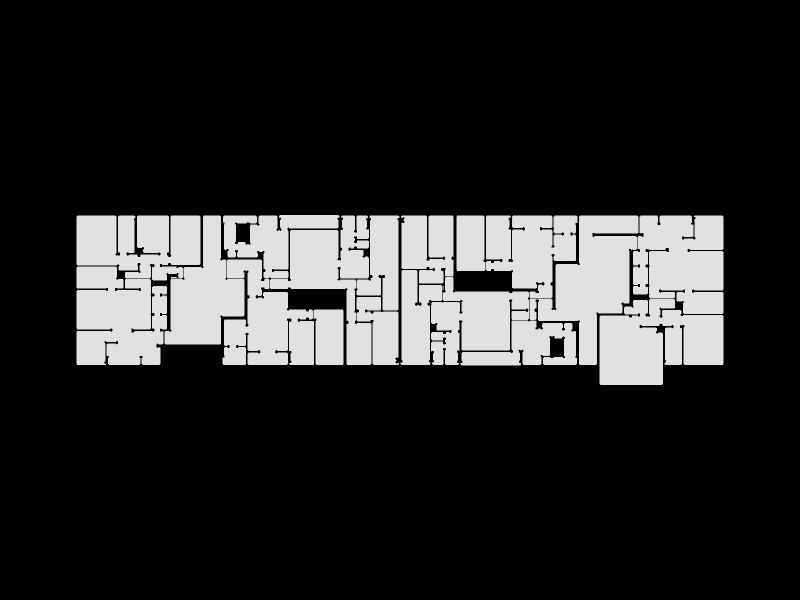

Here is the notebook cell this chart was saved with:
### Markdown cell above
Show the result

### Code cell
Topology.Show(new_shell,
              faceOpacity=0.9,
              showEdges=True,
              showVertices=True,
              camera=[0,0,6],
              backgroundColor="black",
              width=800,
              height=600,
              renderer=renderer)

### Figure 1 — Plotly figure (JSON) as saved in the notebook; plotly's stock layout.template omitted (floating-point values rounded to 4 significant figures; data arrays with more than 128 entries replaced by an {"elided": "..."} marker saying what was removed)
{"data": [{"customdata": {"elided": "760 str values"}, "hoverinfo": "text", "hovertemplate": {"elided": "760 str values"}, "hovertext": {"elided": "760 str values"}, "legendgroup": "1", "legendrank": 1, "marker": {"color": {"elided": "760 str values"}, "line": {"width": 0}, "opacity": 1, "size": {"elided": "760 float values"}, "sizemode": "diameter", "symbol": "circle"}, "mode": "markers", "name": "1: Untitled (Vertices)", "showlegend": false, "text": {"elided": "760 str values"}, "textfont": {"size": 5}, "type": "scatter3d", "x": {"elided": "760 float values"}, "y": {"elided": "760 float values"}, "z": {"elided": "760 float values"}}, {"hoverinfo": "text", "legendgroup": "2", "legendrank": 2, "line": {"color": "black", "dash": "solid", "width": 1}, "marker": {"size": 0}, "mode": "lines", "name": "1: Untitled (Edges)", "showlegend": false, "text": "", "type": "scatter3d", "x": {"elided": "2328 float values"}, "y": {"elided": "2328 float values"}, "z": {"elided": "2328 float values"}}, {"cmax": 1, "cmin": 0, "color": "#FAFAFA", "colorscale": [[0.0, "#440154"], [0.1111, "#482878"], [0.2222, "#3e4989"], [0.3333, "#31688e"], [0.4444, "#26828e"], [0.5556, "#1f9e89"], [0.6667, "#35b779"], [0.7778, "#6ece58"], [0.8889, "#b5de2b"], [1.0, "#fde725"]], "flatshading": true, "hoverinfo": "text", "hovertext": "", "i": {"elided": "761 int values"}, "j": {"elided": "761 int values"}, "k": {"elided": "761 int values"}, "legendgroup": "3", "legendrank": 3, "lighting": {"facenormalsepsilon": 0}, "name": "1: Untitled (Faces)", "opacity": 0.9, "showlegend": false, "showscale": false, "text": "", "type": "mesh3d", "x": {"elided": "760 float values"}, "y": {"elided": "760 float values"}, "z": {"elided": "760 float values"}}], "layout": {"autosize": true, "height": 600, "margin": {"b": 40, "l": 40, "r": 40, "t": 40}, "paper_bgcolor": "#000000", "plot_bgcolor": "#000000", "scene": {"aspectmode": "data", "camera": {"center": {"x": 0, "y": 0, "z": 0}, "eye": {"x": 0, "y": 0, "z": 6}, "projection": {"type": "perspective"}, "up": {"x": 0, "y": 1, "z": 0}}, "xaxis": {"visible": false}, "yaxis": {"visible": false}, "zaxis": {"visible": false}}, "showlegend": true, "width": 800, "xaxis": {"showgrid": false, "visible": false, "zeroline": false}, "yaxis": {"showgrid": false, "visible": false, "zeroline": false}}}
